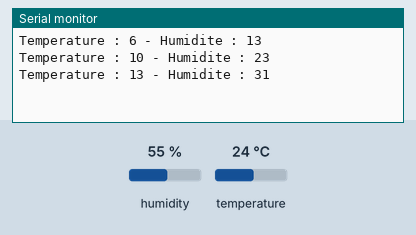
Simulated run of this sketch. Board: Arduino Uno, built with avr-gcc and run on an emulated ATmega328P. Shown: the last lines printed to the serial monitor. The test bench sets the inputs (shaded band); at power-on: humidity 55 %, temperature 24 °C.

Above: at 1.3 s.
1.4 s: humidity set to 22 %
At 2.0 s:
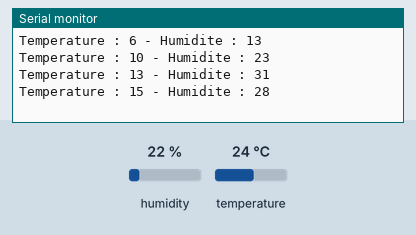
2.9 s: temperature set to 12 °C
At 3.6 s:
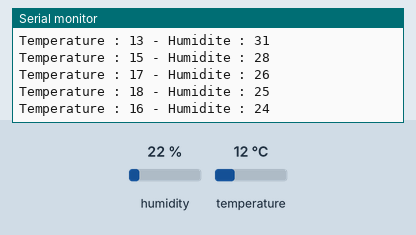
4.4 s: humidity set to 40 %
At 5.2 s:
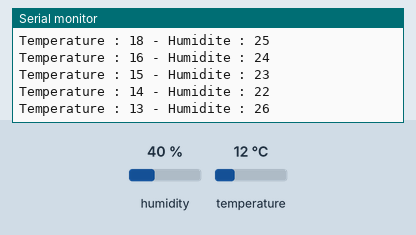
Timing chart, 0 to 7.4 s (numbered marks = the images above; inputs shaded):
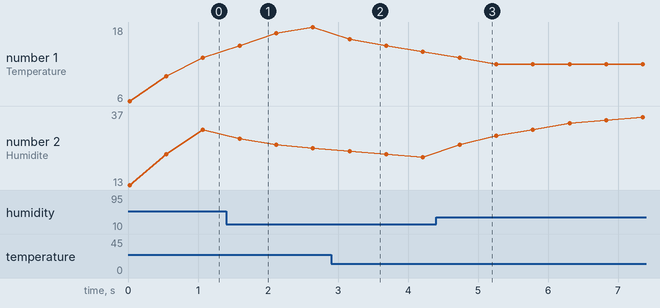

Measured:
- after the input at 1.4 s, the serial monitor: prints a new line after 0.19 s (image 1)
- after the input at 2.9 s, the serial monitor: prints a new line after 0.27 s (image 2)
- after the input at 4.4 s, the serial monitor: prints a new line after 0.34 s (image 3)
- plotted number 1: 18 → 14 after the input at 2.9 s
- plotted number 2: 31 → 25 after the input at 1.4 s, 22 → 37 after the input at 4.4 s

The sketch:

Jarduino_Test_DHT11.ino
```cpp
/*******************************************************************/
/*************** The Jarduino Test DHT11 ***************************/
/*******************************************************************/

#include <dht11.h>                            // Ajout de la librairie nécessaire pour l'utilisation de capteur DHT11
#include <LiquidCrystal_I2C.h>                // Ajout de la librairie nécessaire pour l'utilisation de l'écran LCD
#include <Wire.h>                             // Ajout de la librairie nécessaire pour la communication I2C

#define PRINT 1                               // Affichage : LCD(0) - Moniteur série(1)
#define MOY 3                                 // Nombre de valeurs utilisées pour les moyennes de mesures
#define DHT11PIN 13                           // Pin du capteur d'humidité / temperature
#define BACKLIGHT_PIN 3                       // Pin d'alimentation de l'écran LCD
#define I2C_ADDR 0x27                         // Adresse de l'I2C

LiquidCrystal_I2C  lcd(I2C_ADDR, 16, 2);      // Création de l'écran LCD
dht11 DHT11;                                  // Création de l'entité DHT11
int   TempAndHum;                             // Déclaration d'une variable température / humidité
byte  Humidity,Temperature = 1;               // Déclaration de deux variables humidité + température

/***************************** INIT ******************************/
void setup() {
  if (PRINT == 1) {
    Serial.begin(9600);                        // Initialisation du moniteur série (Outils/Moniteur série)
    while (!Serial);                           // Attend que le moniteur série soit connecté
  } else {
    Wire.begin();                              // Initialisation de l'I2C
    lcd_initialisation();                      // Initialisation de l'écran LCD
    lcd.backlight();                           // Initialisation du rétro-éclairage de l'écran LCD
  }
}
/***************************** FIN INIT **************************/

/***************************** LOOP ******************************/
void loop() {
  TempAndHum = DHT11.read(DHT11PIN);                                // Récupérer la valeur du capteur de température / humidité
  Humidity = (DHT11.humidity + Humidity * MOY)/(MOY + 1);           // Moyenner la valeur de l'humidité
  Temperature = (DHT11.temperature + Temperature * MOY)/(MOY + 1);  // Moyenner la valeur de temperature

  if (PRINT == 1) {                                                 // Affichage de l'humidité + température sur le moniteur série
    Serial.print("Temperature : ");
    Serial.print(Temperature);
    Serial.print(" - Humidite : ");
    Serial.println(Humidity);
  } else {                                                          // Affichage de l'humidité + température sur l'écran LCD
    lcd.clear();                                                    // Nettoyage de l'écran
    lcd.setCursor(0, 0);                                            // On place le curseur en haut à gauche de l'écran
    lcd.print("Temperature : ");                                    // Affichage de la température
    lcd.print(Temperature);
    lcd.setCursor(0, 1);                                            // On place le curseur à la ligne inférieur
    lcd.print("Humidite :    ");                                    // Affichage de l'humidité
    lcd.print(Humidity);
  }
  delay(500);                                                       // Pause de 0,5 seconde
}
/***************************** FIN LOOP **************************/

/****************** LCD INIT *************************************/
void lcd_initialisation() {                           // Fonction d'initlisation de l'écran LCD
  byte error, address;
  byte I2CIC1 = 0x68;

  for (address = 1; address < 127; address++ ) {
    Wire.beginTransmission(address);                  // L'i2c_scanner utilise la valeur de retournée par la fonction Write.endTransmisstion,
    error = Wire.endTransmission();                   // Afin de déterminer si un composant est assigné à l'adresse retourné.
    if (error == 0) {                                 // Si la transmission est un succés et
      if (address != I2CIC1)                          // Si différent de l'I2C alors on change l'adresse.
        lcd.change_address(address);
    }
  }
  lcd.init();                                         // Initialisation de l'écran LCD
}
/****************** FIN LCD INIT *********************************/
```
